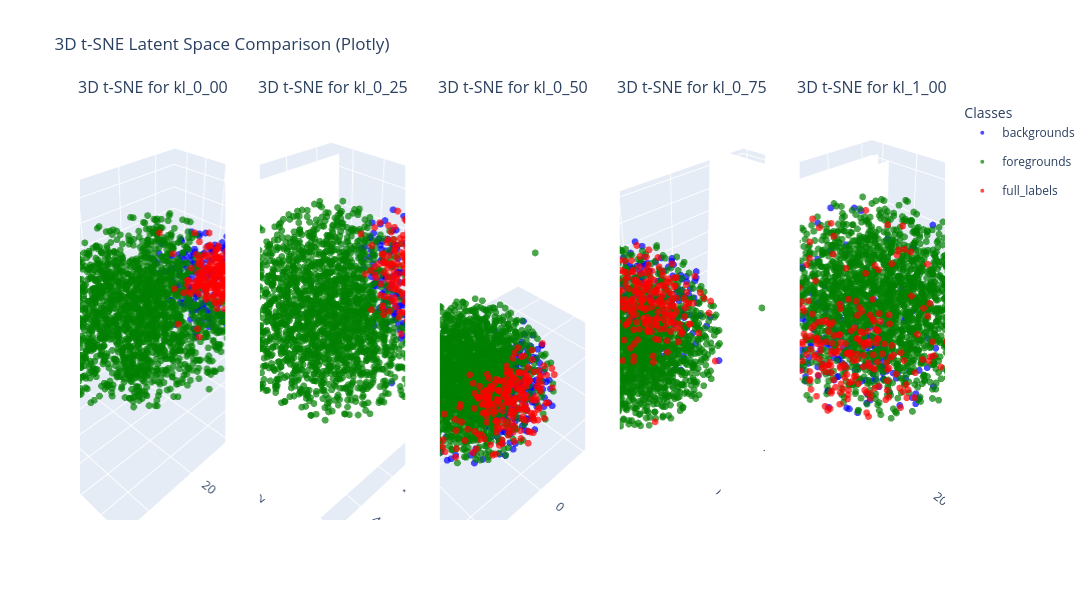

The notebook cell this image was saved under:
### Code cell
plot_latents_all_models_3d_plotly(models['mid'], dataset_pineapple, label_names, label_colors, device=device)

### Figure 1 — Plotly figure (JSON) as saved in the notebook; plotly's stock layout.template omitted (floating-point values rounded to 4 significant figures; data arrays with more than 128 entries replaced by an {"elided": "..."} marker saying what was removed)
{"data": [{"legendgroup": "backgrounds", "marker": {"color": "blue", "opacity": 0.7, "size": 4}, "mode": "markers", "name": "backgrounds", "scene": "scene", "showlegend": true, "type": "scatter3d", "x": {"elided": "194 float values"}, "y": {"elided": "194 float values"}, "z": {"elided": "194 float values"}}, {"legendgroup": "foregrounds", "marker": {"color": "green", "opacity": 0.7, "size": 4}, "mode": "markers", "name": "foregrounds", "scene": "scene", "showlegend": true, "type": "scatter3d", "x": {"elided": "1847 float values"}, "y": {"elided": "1847 float values"}, "z": {"elided": "1847 float values"}}, {"legendgroup": "full_labels", "marker": {"color": "red", "opacity": 0.7, "size": 4}, "mode": "markers", "name": "full_labels", "scene": "scene", "showlegend": true, "type": "scatter3d", "x": {"elided": "219 float values"}, "y": {"elided": "219 float values"}, "z": {"elided": "219 float values"}}, {"legendgroup": "backgrounds", "marker": {"color": "blue", "opacity": 0.7, "size": 4}, "mode": "markers", "name": "backgrounds", "scene": "scene2", "showlegend": false, "type": "scatter3d", "x": {"elided": "194 float values"}, "y": {"elided": "194 float values"}, "z": {"elided": "194 float values"}}, {"legendgroup": "foregrounds", "marker": {"color": "green", "opacity": 0.7, "size": 4}, "mode": "markers", "name": "foregrounds", "scene": "scene2", "showlegend": false, "type": "scatter3d", "x": {"elided": "1847 float values"}, "y": {"elided": "1847 float values"}, "z": {"elided": "1847 float values"}}, {"legendgroup": "full_labels", "marker": {"color": "red", "opacity": 0.7, "size": 4}, "mode": "markers", "name": "full_labels", "scene": "scene2", "showlegend": false, "type": "scatter3d", "x": {"elided": "219 float values"}, "y": {"elided": "219 float values"}, "z": {"elided": "219 float values"}}, {"legendgroup": "backgrounds", "marker": {"color": "blue", "opacity": 0.7, "size": 4}, "mode": "markers", "name": "backgrounds", "scene": "scene3", "showlegend": false, "type": "scatter3d", "x": {"elided": "194 float values"}, "y": {"elided": "194 float values"}, "z": {"elided": "194 float values"}}, {"legendgroup": "foregrounds", "marker": {"color": "green", "opacity": 0.7, "size": 4}, "mode": "markers", "name": "foregrounds", "scene": "scene3", "showlegend": false, "type": "scatter3d", "x": {"elided": "1847 float values"}, "y": {"elided": "1847 float values"}, "z": {"elided": "1847 float values"}}, {"legendgroup": "full_labels", "marker": {"color": "red", "opacity": 0.7, "size": 4}, "mode": "markers", "name": "full_labels", "scene": "scene3", "showlegend": false, "type": "scatter3d", "x": {"elided": "219 float values"}, "y": {"elided": "219 float values"}, "z": {"elided": "219 float values"}}, {"legendgroup": "backgrounds", "marker": {"color": "blue", "opacity": 0.7, "size": 4}, "mode": "markers", "name": "backgrounds", "scene": "scene4", "showlegend": false, "type": "scatter3d", "x": {"elided": "194 float values"}, "y": {"elided": "194 float values"}, "z": {"elided": "194 float values"}}, {"legendgroup": "foregrounds", "marker": {"color": "green", "opacity": 0.7, "size": 4}, "mode": "markers", "name": "foregrounds", "scene": "scene4", "showlegend": false, "type": "scatter3d", "x": {"elided": "1847 float values"}, "y": {"elided": "1847 float values"}, "z": {"elided": "1847 float values"}}, {"legendgroup": "full_labels", "marker": {"color": "red", "opacity": 0.7, "size": 4}, "mode": "markers", "name": "full_labels", "scene": "scene4", "showlegend": false, "type": "scatter3d", "x": {"elided": "219 float values"}, "y": {"elided": "219 float values"}, "z": {"elided": "219 float values"}}, {"legendgroup": "backgrounds", "marker": {"color": "blue", "opacity": 0.7, "size": 4}, "mode": "markers", "name": "backgrounds", "scene": "scene5", "showlegend": false, "type": "scatter3d", "x": {"elided": "194 float values"}, "y": {"elided": "194 float values"}, "z": {"elided": "194 float values"}}, {"legendgroup": "foregrounds", "marker": {"color": "green", "opacity": 0.7, "size": 4}, "mode": "markers", "name": "foregrounds", "scene": "scene5", "showlegend": false, "type": "scatter3d", "x": {"elided": "1847 float values"}, "y": {"elided": "1847 float values"}, "z": {"elided": "1847 float values"}}, {"legendgroup": "full_labels", "marker": {"color": "red", "opacity": 0.7, "size": 4}, "mode": "markers", "name": "full_labels", "scene": "scene5", "showlegend": false, "type": "scatter3d", "x": {"elided": "219 float values"}, "y": {"elided": "219 float values"}, "z": {"elided": "219 float values"}}], "layout": {"annotations": [{"font": {"size": 16}, "showarrow": false, "text": "3D t-SNE for kl_0_00", "x": 0.084, "xanchor": "center", "xref": "paper", "y": 1, "yanchor": "bottom", "yref": "paper"}, {"font": {"size": 16}, "showarrow": false, "text": "3D t-SNE for kl_0_25", "x": 0.292, "xanchor": "center", "xref": "paper", "y": 1, "yanchor": "bottom", "yref": "paper"}, {"font": {"size": 16}, "showarrow": false, "text": "3D t-SNE for kl_0_50", "x": 0.5, "xanchor": "center", "xref": "paper", "y": 1, "yanchor": "bottom", "yref": "paper"}, {"font": {"size": 16}, "showarrow": false, "text": "3D t-SNE for kl_0_75", "x": 0.708, "xanchor": "center", "xref": "paper", "y": 1, "yanchor": "bottom", "yref": "paper"}, {"font": {"size": 16}, "showarrow": false, "text": "3D t-SNE for kl_1_00", "x": 0.916, "xanchor": "center", "xref": "paper", "y": 1, "yanchor": "bottom", "yref": "paper"}], "height": 600, "legend": {"title": {"text": "Classes"}}, "scene": {"domain": {"x": [0, 0.168], "y": [0, 1]}}, "scene2": {"domain": {"x": [0.208, 0.376], "y": [0, 1]}}, "scene3": {"domain": {"x": [0.416, 0.584], "y": [0, 1]}}, "scene4": {"domain": {"x": [0.624, 0.792], "y": [0, 1]}}, "scene5": {"domain": {"x": [0.832, 1], "y": [0, 1]}}, "title": {"text": "3D t-SNE Latent Space Comparison (Plotly)"}, "width": 3000}}
